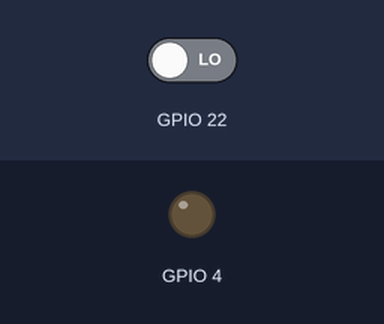
Bench run of a program on a simulated Raspberry Pi (BCM pin numbers). Shown: output pins drawn as LEDs (lit = HIGH). Inputs (shaded band) come from the test bench; at power-on: GPIO 22 LOW.

Above: at 1.2 s.
1.3 s: GPIO 22 driven HIGH
At 1.6 s:
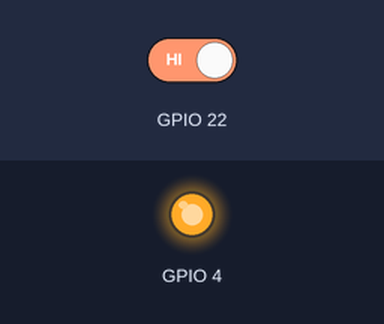
2.8 s: GPIO 22 driven LOW
At 4.0 s:
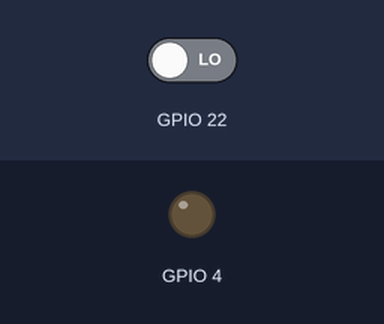
Timing chart, 0 to 5.8 s (numbered marks = the images above; inputs shaded):
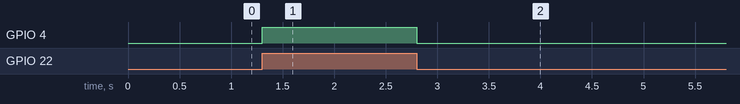

The program:

gpio_swtich.py
```python
# gpio_swtich.py
# Based on original work by Scott Kildall (www.kildall.com)
# LED is on pin 4, use a 270 Ohm reistor to ground
# Switch is on pin 22, use a pull-down resistor (10K) to ground

import RPi.GPIO as GPIO
import time

GPIO.setwarnings(False)
GPIO.setmode(GPIO.BCM)
GPIO.setup(4, GPIO.OUT)
GPIO.setup(22,GPIO.IN)

# input of the switch will change the state of the LED
while True:
	GPIO.output(4,GPIO.input(22))
	time.sleep(0.05)
```

Measured:
- after the input at 1.3 s, GPIO 4: LOW → HIGH at once
- after the input at 2.8 s, GPIO 4: HIGH → LOW at once
